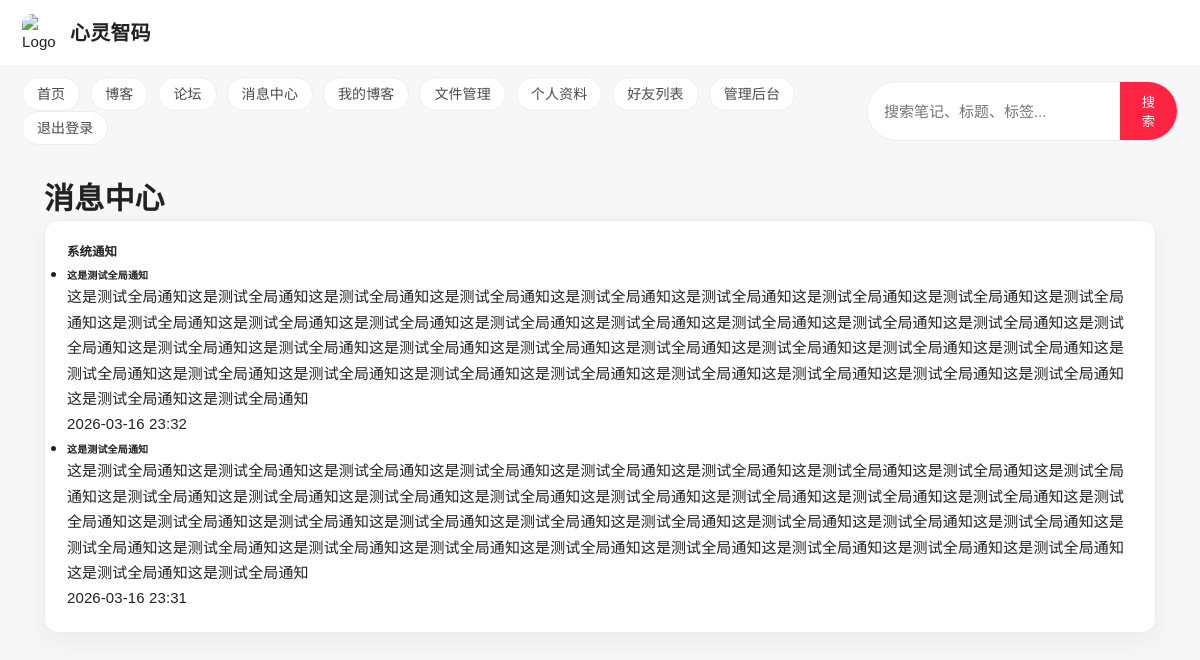
The app's page /messages/ (signed in) with its own data.
### messages_app/models.py (models this page shows, shortened)
class Notification(models.Model):
    user = models.ForeignKey(User, on_delete=models.CASCADE, related_name='notifications')
    title = models.CharField(max_length=200)
    message = models.TextField()
    is_read = models.BooleanField(default=False)
    link = models.URLField(blank=True, null=True)
    created_at = models.DateTimeField(auto_now_add=True)

### messages_app/views.py (the view)
# urls.py: path('', views.message_center, name='message_center'),
@login_required
def message_center(request):
    notifications = Notification.objects.filter(user=request.user).order_by('-created_at')
    if request.GET.get('mark_read'):
        notifications.filter(is_read=False).update(is_read=True)
    unread_count = Notification.objects.filter(user=request.user, is_read=False).count()
    return render(request, 'messages_app/message_center.html', {
        'notifications': notifications,
        'unread_count': unread_count
    })

### messages_app/templates/messages_app/message_center.html (shortened to what this page needs)
{% extends 'base.html' %}
{% block content %}
<div class="container mt-4">
    <div class="d-flex justify-content-between align-items-center mb-4">
        <h1>消息中心</h1>
    </div>
    <div class="card">
        <div class="card-header">
            <h5 class="card-title">系统通知</h5>
        </div>
        <div class="card-body">
            {% if notifications %}
                <ul class="list-group">
                    {% for notification in notifications %}
                        <li class="list-group-item {% if not notification.is_read %}list-group-item-primary{% endif %}">
                            <div class="d-flex justify-content-between align-items-start">
                                <div>
                                    <h6 class="mb-1">{{ notification.title }}</h6>
                                    <p class="text-muted small">{{ notification.message }}</p>
                                </div>
                                <span class="text-muted small">{{ notification.created_at|date:"Y-m-d H:i" }}</span>
                            </div>
                        </li>
                    {% endfor %}
                </ul>
            {% else %}
                <p class="text-muted text-center">暂无系统通知</p>
            {% endif %}
        </div>
    </div>
</div>
{% endblock %}

### templates/base.html (style rules this page uses)
* { margin: 0; padding: 0; box-sizing: border-box; }
:root { --xhs-red: #ff2442; --xhs-red-deep: #e51f3c; --xhs-bg: #f7f7f8; --xhs-card: #ffffff; --xhs-text: #222; --xhs-subtext: #7a7a85; --xhs-border: #ececf1; --xhs-shadow: 0 8px 24px rgba(27, 27, 33, 0.06); }
body { font-family: "PingFang SC", "Microsoft YaHei", Arial, sans-serif; line-height: 1.6; font-size: 15px; letter-spacing: 0.1px; color: var(--xhs-text); background: var(--xhs-bg); }
.container { max-width: 1240px; margin: 0 auto; padding: 0 22px; }
h1, h2, h3, h4 { line-height: 1.35; letter-spacing: 0.2px; }
p { line-height: 1.7; }
.card { background: var(--xhs-card); border-radius: 14px; padding: 22px; box-shadow: var(--xhs-shadow); margin-bottom: 25px; transition: all 0.3s ease; border: 1px solid var(--xhs-border); }

### records on screen
Notification: title "这是测试全局通知", message "这是测试全局通知这是测试全局通知这是测试全局通知这是测试全局通知这是测试全局通知这是测试全局通知这是测试全局通知这是测试全局通知这是测试全局通知这是测试全局通知这是测试全局通知这是测试全局通知这是测试全局通知这是测试全局通知这是测试全局通知这是测试全局通知这是测试全局通知这是测试全局通知这是测试全局通知这是测试全局通知这是测试全局通知这是测试全局通知这是测试全局通知这是测试全局通知这是测试全局通知这是测试全局通知这是测试全局通知这是测试全局通知这是测试全局通知这是测试全局通知这是测试全局通知这是测试全局通知这是测试全局通知这是测试全局通知这是测试全局通知这是测试全局通知这是测试全局通知", created_at "2026-03-16 23:32"
Notification: title "这是测试全局通知", message "这是测试全局通知这是测试全局通知这是测试全局通知这是测试全局通知这是测试全局通知这是测试全局通知这是测试全局通知这是测试全局通知这是测试全局通知这是测试全局通知这是测试全局通知这是测试全局通知这是测试全局通知这是测试全局通知这是测试全局通知这是测试全局通知这是测试全局通知这是测试全局通知这是测试全局通知这是测试全局通知这是测试全局通知这是测试全局通知这是测试全局通知这是测试全局通知这是测试全局通知这是测试全局通知这是测试全局通知这是测试全局通知这是测试全局通知这是测试全局通知这是测试全局通知这是测试全局通知这是测试全局通知这是测试全局通知这是测试全局通知这是测试全局通知这是测试全局通知", created_at "2026-03-16 23:31"
